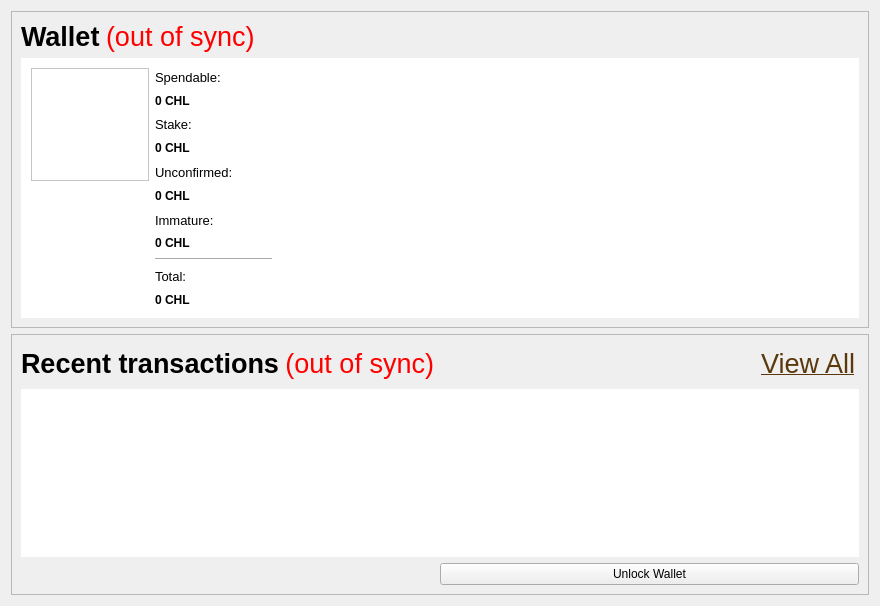
<?xml version="1.0" encoding="UTF-8"?>
<ui version="4.0">
 <class>OverviewPage</class>
 <widget class="QWidget" name="OverviewPage">
  <property name="geometry">
   <rect>
    <x>0</x>
    <y>0</y>
    <width>880</width>
    <height>606</height>
   </rect>
  </property>
  <property name="windowTitle">
   <string>Form</string>
  </property>
  <layout class="QVBoxLayout" name="verticalLayout_2">
   <item>
    <layout class="QGridLayout" name="gridLayout_3"/>
   </item>
   <item>
    <widget class="QFrame" name="frame">
     <property name="frameShape">
      <enum>QFrame::StyledPanel</enum>
     </property>
     <property name="frameShadow">
      <enum>QFrame::Raised</enum>
     </property>
     <layout class="QVBoxLayout" name="verticalLayout">
      <item>
       <layout class="QGridLayout" name="gridLayout_2">
        <property name="verticalSpacing">
         <number>1</number>
        </property>
        <item row="0" column="0">
         <widget class="QLabel" name="label_5">
          <property name="font">
           <font>
            <pointsize>20</pointsize>
            <weight>75</weight>
            <bold>true</bold>
           </font>
          </property>
          <property name="text">
           <string>Wallet</string>
          </property>
         </widget>
        </item>
        <item row="0" column="1">
         <widget class="QLabel" name="labelWalletStatus">
          <property name="font">
           <font>
            <pointsize>20</pointsize>
           </font>
          </property>
          <property name="toolTip">
           <string>The displayed information may be out of date. Your wallet automatically synchronizes with the Chingeling network after a connection is established, but this process has not completed yet.</string>
          </property>
          <property name="styleSheet">
           <string notr="true">QLabel { color: red; }</string>
          </property>
          <property name="text">
           <string notr="true">(out of sync)</string>
          </property>
          <property name="alignment">
           <set>Qt::AlignLeading|Qt::AlignLeft|Qt::AlignVCenter</set>
          </property>
         </widget>
        </item>
        <item row="0" column="2">
         <spacer name="horizontalSpacer_2">
          <property name="orientation">
           <enum>Qt::Horizontal</enum>
          </property>
          <property name="sizeHint" stdset="0">
           <size>
            <width>40</width>
            <height>20</height>
           </size>
          </property>
         </spacer>
        </item>
       </layout>
      </item>
      <item>
       <widget class="QFrame" name="frame">
        <property name="minimumSize">
         <size>
          <width>0</width>
          <height>260</height>
         </size>
        </property>
        <property name="styleSheet">
         <string notr="true">background-color: rgb(255, 255, 255);</string>
        </property>
        <widget class="QWidget" name="layoutWidget">
         <property name="geometry">
          <rect>
           <x>10</x>
           <y>10</y>
           <width>241</width>
           <height>241</height>
          </rect>
         </property>
         <layout class="QGridLayout" name="gridLayout">
          <item row="0" column="0" rowspan="5">
           <widget class="QFrame" name="frame_3">
            <property name="styleSheet">
             <string notr="true">image: url(:/icons/ovico);</string>
            </property>
            <property name="frameShape">
             <enum>QFrame::StyledPanel</enum>
            </property>
            <property name="frameShadow">
             <enum>QFrame::Raised</enum>
            </property>
           </widget>
          </item>
          <item row="0" column="1">
           <widget class="QLabel" name="label">
            <property name="font">
             <font>
              <pointsize>10</pointsize>
             </font>
            </property>
            <property name="text">
             <string>Spendable:</string>
            </property>
           </widget>
          </item>
          <item row="1" column="1">
           <widget class="QLabel" name="labelBalance">
            <property name="font">
             <font>
              <weight>75</weight>
              <bold>true</bold>
             </font>
            </property>
            <property name="cursor">
             <cursorShape>IBeamCursor</cursorShape>
            </property>
            <property name="toolTip">
             <string>Your current spendable balance</string>
            </property>
            <property name="text">
             <string notr="true">0 CHL</string>
            </property>
            <property name="textInteractionFlags">
             <set>Qt::LinksAccessibleByMouse|Qt::TextSelectableByKeyboard|Qt::TextSelectableByMouse</set>
            </property>
           </widget>
          </item>
          <item row="2" column="1">
           <widget class="QLabel" name="label_6">
            <property name="font">
             <font>
              <pointsize>10</pointsize>
             </font>
            </property>
            <property name="text">
             <string>Stake:</string>
            </property>
           </widget>
          </item>
          <item row="3" column="1">
           <widget class="QLabel" name="labelStake">
            <property name="font">
             <font>
              <weight>75</weight>
              <bold>true</bold>
             </font>
            </property>
            <property name="cursor">
             <cursorShape>IBeamCursor</cursorShape>
            </property>
            <property name="toolTip">
             <string>Total of coins that was staked, and do not yet count toward the current balance</string>
            </property>
            <property name="text">
             <string notr="true">0 CHL</string>
            </property>
            <property name="textInteractionFlags">
             <set>Qt::LinksAccessibleByMouse|Qt::TextSelectableByKeyboard|Qt::TextSelectableByMouse</set>
            </property>
           </widget>
          </item>
          <item row="4" column="1">
           <widget class="QLabel" name="label_3">
            <property name="font">
             <font>
              <pointsize>10</pointsize>
             </font>
            </property>
            <property name="text">
             <string>Unconfirmed:</string>
            </property>
           </widget>
          </item>
          <item row="5" column="1">
           <widget class="QLabel" name="labelUnconfirmed">
            <property name="font">
             <font>
              <weight>75</weight>
              <bold>true</bold>
             </font>
            </property>
            <property name="cursor">
             <cursorShape>IBeamCursor</cursorShape>
            </property>
            <property name="toolTip">
             <string>Total of transactions that have yet to be confirmed, and do not yet count toward the current balance</string>
            </property>
            <property name="text">
             <string notr="true">0 CHL</string>
            </property>
            <property name="textInteractionFlags">
             <set>Qt::LinksAccessibleByMouse|Qt::TextSelectableByKeyboard|Qt::TextSelectableByMouse</set>
            </property>
           </widget>
          </item>
          <item row="6" column="1">
           <widget class="QLabel" name="labelImmatureText">
            <property name="font">
             <font>
              <pointsize>10</pointsize>
             </font>
            </property>
            <property name="text">
             <string>Immature:</string>
            </property>
           </widget>
          </item>
          <item row="7" column="1">
           <widget class="QLabel" name="labelImmature">
            <property name="font">
             <font>
              <weight>75</weight>
              <bold>true</bold>
             </font>
            </property>
            <property name="toolTip">
             <string>Mined balance that has not yet matured</string>
            </property>
            <property name="text">
             <string notr="true">0 CHL</string>
            </property>
            <property name="textInteractionFlags">
             <set>Qt::LinksAccessibleByMouse|Qt::TextSelectableByKeyboard|Qt::TextSelectableByMouse</set>
            </property>
           </widget>
          </item>
          <item row="8" column="1">
           <widget class="Line" name="line">
            <property name="orientation">
             <enum>Qt::Horizontal</enum>
            </property>
           </widget>
          </item>
          <item row="9" column="1">
           <widget class="QLabel" name="labelTotalText">
            <property name="font">
             <font>
              <pointsize>10</pointsize>
             </font>
            </property>
            <property name="text">
             <string>Total:</string>
            </property>
           </widget>
          </item>
          <item row="10" column="1">
           <widget class="QLabel" name="labelTotal">
            <property name="font">
             <font>
              <weight>75</weight>
              <bold>true</bold>
             </font>
            </property>
            <property name="cursor">
             <cursorShape>IBeamCursor</cursorShape>
            </property>
            <property name="toolTip">
             <string>Your current total balance</string>
            </property>
            <property name="text">
             <string notr="true">0 CHL</string>
            </property>
            <property name="textInteractionFlags">
             <set>Qt::LinksAccessibleByMouse|Qt::TextSelectableByKeyboard|Qt::TextSelectableByMouse</set>
            </property>
           </widget>
          </item>
         </layout>
        </widget>
       </widget>
      </item>
     </layout>
    </widget>
   </item>
   <item>
    <widget class="QFrame" name="frame_2">
     <property name="frameShape">
      <enum>QFrame::StyledPanel</enum>
     </property>
     <property name="frameShadow">
      <enum>QFrame::Raised</enum>
     </property>
     <layout class="QGridLayout" name="gridLayout_4">
      <item row="0" column="0">
       <widget class="QLabel" name="label_4">
        <property name="font">
         <font>
          <pointsize>20</pointsize>
         </font>
        </property>
        <property name="text">
         <string>&lt;b&gt;Recent transactions&lt;/b&gt;</string>
        </property>
       </widget>
      </item>
      <item row="0" column="1">
       <widget class="QLabel" name="labelTransactionsStatus">
        <property name="font">
         <font>
          <pointsize>20</pointsize>
         </font>
        </property>
        <property name="toolTip">
         <string>The displayed information may be out of date. Your wallet automatically synchronizes with the Chingeling network after a connection is established, but this process has not completed yet.</string>
        </property>
        <property name="styleSheet">
         <string notr="true">QLabel { color: red; }</string>
        </property>
        <property name="text">
         <string notr="true">(out of sync)</string>
        </property>
        <property name="alignment">
         <set>Qt::AlignRight|Qt::AlignTrailing|Qt::AlignVCenter</set>
        </property>
       </widget>
      </item>
      <item row="0" column="2">
       <spacer name="horizontalSpacer">
        <property name="orientation">
         <enum>Qt::Horizontal</enum>
        </property>
        <property name="sizeHint" stdset="0">
         <size>
          <width>301</width>
          <height>20</height>
         </size>
        </property>
       </spacer>
      </item>
      <item row="0" column="3">
       <widget class="QPushButton" name="viewall">
        <property name="font">
         <font>
          <pointsize>20</pointsize>
          <underline>true</underline>
         </font>
        </property>
        <property name="styleSheet">
         <string notr="true">background-color: qradialgradient(spread:pad, cx:0.5, cy:0.5, radius:0.5, fx:0.5, fy:0.5, stop:1 rgba(255, 255, 255, 0));
color: rgb(91, 56, 11);</string>
        </property>
        <property name="text">
         <string>View All</string>
        </property>
        <property name="flat">
         <bool>true</bool>
        </property>
       </widget>
      </item>
      <item row="1" column="0" colspan="4">
       <widget class="QListView" name="listTransactions">
        <property name="styleSheet">
         <string notr="true">QListView { background: white; }</string>
        </property>
        <property name="frameShape">
         <enum>QFrame::NoFrame</enum>
        </property>
        <property name="verticalScrollBarPolicy">
         <enum>Qt::ScrollBarAlwaysOff</enum>
        </property>
        <property name="horizontalScrollBarPolicy">
         <enum>Qt::ScrollBarAlwaysOff</enum>
        </property>
        <property name="selectionMode">
         <enum>QAbstractItemView::NoSelection</enum>
        </property>
       </widget>
      </item>
      <item row="2" column="2" colspan="2">
       <widget class="QPushButton" name="unlockWalletButton">
        <property name="text">
         <string>Unlock Wallet</string>
        </property>
       </widget>
      </item>
     </layout>
    </widget>
   </item>
   <item>
    <spacer name="verticalSpacer">
     <property name="orientation">
      <enum>Qt::Vertical</enum>
     </property>
     <property name="sizeHint" stdset="0">
      <size>
       <width>20</width>
       <height>13</height>
      </size>
     </property>
    </spacer>
   </item>
  </layout>
 </widget>
 <resources/>
 <connections/>
</ui>
